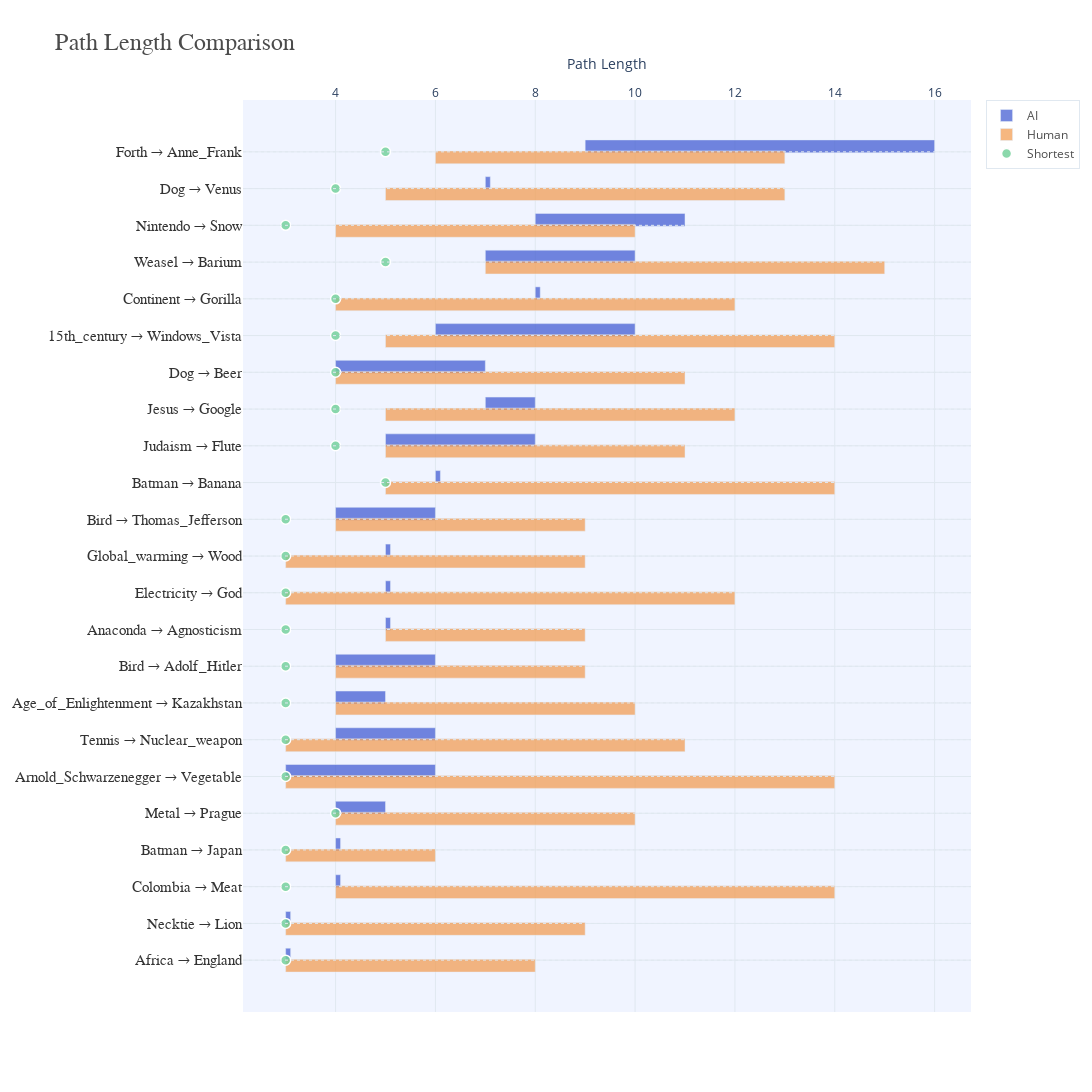

Source (notebook cell):
### Code cell
import plotly.graph_objects as go
import numpy as np

# Parameters
sample_fraction = 0.15  # Fraction of sublists to select
outlier_threshold = 2  # Factor of the mean to use as the outlier threshold
fixed_height_per_pair = 50  # Fixed height for each pair in pixels
fixed_width = 1400  # Fixed width for the figure
x_jitter_offset = 0.025  # Small horizontal shift to avoid overlapping
seed = 58
np.random.seed(seed)
y_offset = 0.15

# Standard Colors
PRIMARY_BLUE = "#3A55D1"  # AI paths
SOFT_ORANGE = "#F2994A"   # Human paths
LIGHT_GREEN = "#6FCF97"   # Shortest paths
BACKGROUND = "#F0F4FF"    # Plot background
LIGHT_GRAY = "#E0E8F0"    # Grid lines

# Helper function to filter out large values within a sublist
def filter_outliers(data, threshold):
    mean = np.mean(data)
    return [x for x in data if x <= mean * threshold]

# Sample indices first and preserve original order
def sample_indices(data, fraction):
    total = len(data)
    num_samples = max(1, int(total * fraction))
    sampled_indices = sorted(np.random.choice(total, num_samples, replace=False))
    return sampled_indices

# Sample the indices
sampled_indices = sample_indices(sorted_ai_path_len, sample_fraction)

# Filter all paths using the same sampled indices
aligned_ai_path_len = [filter_outliers(sorted_ai_path_len[i], outlier_threshold) for i in sampled_indices]
aligned_human_path_len = [filter_outliers(sorted_human_path_len[i], outlier_threshold) for i in sampled_indices]
aligned_shortest_path_len = [sorted_shortest_path_len[i] for i in sampled_indices]
selected_ori_dest = [sorted_ori_dest[i] for i in sampled_indices]

# Assign y-positions for alignment
y_positions = np.arange(len(sampled_indices))

# Adjust figure height
total_height = fixed_height_per_pair * len(y_positions)

# Create the Plotly figure
fig = go.Figure()

# Add grey reference lines for each pair
for y in y_positions:
    fig.add_shape(
        type="line",
        x0=0, x1=1, y0=y, y1=y,
        xref="paper", yref="y",
        line=dict(color=LIGHT_GRAY, width=1, dash="dot")
    )

# Apply horizontal jitter for AI and Human paths
def jitter(data, offset):
    return [x + offset for x in data]

# Helper function to calculate min and max
def calculate_min_max(data):
    """Return min and max of a list."""
    if not data:  # Handle empty lists
        return None, None
    min_val = min(data)
    max_val = max(data)
    return min_val, max_val

# Standard Colors with Transparency
PRIMARY_BLUE = "rgba(58, 85, 209, 0.7)"  # AI paths - Light Blue with opacity
SOFT_ORANGE = "rgba(242, 153, 74, 0.7)"  # Human paths - Soft Orange with opacity
LIGHT_GREEN = "rgba(111, 207, 151, 0.8)" # Shortest paths - Light Green with slight opacity
BACKGROUND = "#F0F4FF"                   # Plot background
LIGHT_GRAY = "#E0E8F0"                   # Grid lines



# Plot AI paths
for y, lengths in zip(y_positions, aligned_ai_path_len):
    if lengths:
        min_val, max_val = calculate_min_max(lengths)
        median_val = np.median(lengths)  # Calculate median
        if min_val is not None:
            plot_max_val = max_val if max_val > min_val else min_val + 0.1
            fig.add_trace(go.Bar(
                x=[plot_max_val - min_val],
                y=[y + y_offset],
                base=min_val,
                name="AI",
                marker=dict(color=PRIMARY_BLUE),
                orientation='h',
                width=0.35,
                hovertemplate=f"<b>Min:</b> {min_val}<br>"
                              f"<b>Median:</b> {median_val}<br>"
                              f"<b>Max:</b> {max_val}<extra></extra>",
                showlegend=bool(y == 0)
            ))

# Plot Human paths
for y, lengths in zip(y_positions, aligned_human_path_len):
    if lengths:
        min_val, max_val = calculate_min_max(lengths)
        median_val = np.median(lengths)  # Calculate median
        if min_val is not None:
            plot_max_val = max_val if max_val > min_val else min_val + 0.1
            fig.add_trace(go.Bar(
                x=[plot_max_val - min_val],
                y=[y - y_offset],
                base=min_val,
                name="Human",
                marker=dict(color=SOFT_ORANGE),
                orientation='h',
                width=0.35,
                hovertemplate=f"<b>Min:</b> {min_val}<br>"
                              f"<b>Median:</b> {median_val}<br>"
                              f"<b>Max:</b> {max_val}<extra></extra>",
                showlegend=bool(y == 0)
            ))


# Plot Shortest paths
for y, lengths in zip(y_positions, aligned_shortest_path_len):
    if lengths:
        fig.add_trace(go.Scatter(
            x=lengths,
            y=[y] * len(lengths),
            mode='markers',
            name="Shortest",
            marker=dict(color=LIGHT_GREEN, size=10, line=dict(color="white", width=1.5)),
            hovertemplate=f"<b>Shortest Path Length:</b> {lengths[0]}<extra></extra>",
            showlegend=bool(y == 0)
        ))

# Update layout
fig.update_layout(
    title=dict(
        text="Path Length Comparison",
        font=dict(family="Arial, sans-serif", size=24, color="rgba(0, 0, 0, 0.7)")
    ),
    xaxis=dict(
        title="Path Length",
        title_standoff=10,  # Add space between title and axis
        side="top",  # Move the title to the top
        gridcolor=LIGHT_GRAY,
        zerolinecolor=LIGHT_GRAY
    ),
    yaxis=dict(
        tickvals=y_positions,
        ticktext=[f"{pair[0]} → {pair[1]}" for pair in selected_ori_dest],
        tickangle=0,
        tickfont=dict(size=15, family="Arial, sans-serif", color="rgba(0, 0, 0, 0.8)"),
        gridcolor=LIGHT_GRAY
    ),
    plot_bgcolor=BACKGROUND,
    paper_bgcolor="white",
    width=fixed_width,
    height=total_height,
    showlegend=True,
    legend=dict(
        font=dict(color="rgba(0, 0, 0, 0.7)"),
        bgcolor="white",
        bordercolor=LIGHT_GRAY,
        borderwidth=1
    )
)

# Show the plot
fig.show()

### Figure 1 — Plotly figure (JSON) as saved in the notebook; plotly's stock layout.template omitted (floating-point values rounded to 4 significant figures)
{"data": [{"base": 3, "hovertemplate": "<b>Min:</b> 3<br><b>Median:</b> 3.0<br><b>Max:</b> 3<extra></extra>", "marker": {"color": "rgba(58, 85, 209, 0.7)"}, "name": "AI", "orientation": "h", "showlegend": true, "type": "bar", "width": 0.35, "x": [0.1], "y": [0.15]}, {"base": 3, "hovertemplate": "<b>Min:</b> 3<br><b>Median:</b> 3.0<br><b>Max:</b> 3<extra></extra>", "marker": {"color": "rgba(58, 85, 209, 0.7)"}, "name": "AI", "orientation": "h", "showlegend": false, "type": "bar", "width": 0.35, "x": [0.1], "y": [1.15]}, {"base": 4, "hovertemplate": "<b>Min:</b> 4<br><b>Median:</b> 4.0<br><b>Max:</b> 4<extra></extra>", "marker": {"color": "rgba(58, 85, 209, 0.7)"}, "name": "AI", "orientation": "h", "showlegend": false, "type": "bar", "width": 0.35, "x": [0.1], "y": [2.15]}, {"base": 4, "hovertemplate": "<b>Min:</b> 4<br><b>Median:</b> 4.0<br><b>Max:</b> 4<extra></extra>", "marker": {"color": "rgba(58, 85, 209, 0.7)"}, "name": "AI", "orientation": "h", "showlegend": false, "type": "bar", "width": 0.35, "x": [0.1], "y": [3.15]}, {"base": 4, "hovertemplate": "<b>Min:</b> 4<br><b>Median:</b> 4.0<br><b>Max:</b> 5<extra></extra>", "marker": {"color": "rgba(58, 85, 209, 0.7)"}, "name": "AI", "orientation": "h", "showlegend": false, "type": "bar", "width": 0.35, "x": [1], "y": [4.15]}, {"base": 3, "hovertemplate": "<b>Min:</b> 3<br><b>Median:</b> 5.0<br><b>Max:</b> 6<extra></extra>", "marker": {"color": "rgba(58, 85, 209, 0.7)"}, "name": "AI", "orientation": "h", "showlegend": false, "type": "bar", "width": 0.35, "x": [3], "y": [5.15]}, {"base": 4, "hovertemplate": "<b>Min:</b> 4<br><b>Median:</b> 4.0<br><b>Max:</b> 6<extra></extra>", "marker": {"color": "rgba(58, 85, 209, 0.7)"}, "name": "AI", "orientation": "h", "showlegend": false, "type": "bar", "width": 0.35, "x": [2], "y": [6.15]}, {"base": 4, "hovertemplate": "<b>Min:</b> 4<br><b>Median:</b> 5.0<br><b>Max:</b> 5<extra></extra>", "marker": {"color": "rgba(58, 85, 209, 0.7)"}, "name": "AI", "orientation": "h", "showlegend": false, "type": "bar", "width": 0.35, "x": [1], "y": [7.15]}, {"base": 4, "hovertemplate": "<b>Min:</b> 4<br><b>Median:</b> 5.0<br><b>Max:</b> 6<extra></extra>", "marker": {"color": "rgba(58, 85, 209, 0.7)"}, "name": "AI", "orientation": "h", "showlegend": false, "type": "bar", "width": 0.35, "x": [2], "y": [8.15]}, {"base": 5, "hovertemplate": "<b>Min:</b> 5<br><b>Median:</b> 5.0<br><b>Max:</b> 5<extra></extra>", "marker": {"color": "rgba(58, 85, 209, 0.7)"}, "name": "AI", "orientation": "h", "showlegend": false, "type": "bar", "width": 0.35, "x": [0.1], "y": [9.15]}, {"base": 5, "hovertemplate": "<b>Min:</b> 5<br><b>Median:</b> 5.0<br><b>Max:</b> 5<extra></extra>", "marker": {"color": "rgba(58, 85, 209, 0.7)"}, "name": "AI", "orientation": "h", "showlegend": false, "type": "bar", "width": 0.35, "x": [0.1], "y": [10.15]}, {"base": 5, "hovertemplate": "<b>Min:</b> 5<br><b>Median:</b> 5.0<br><b>Max:</b> 5<extra></extra>", "marker": {"color": "rgba(58, 85, 209, 0.7)"}, "name": "AI", "orientation": "h", "showlegend": false, "type": "bar", "width": 0.35, "x": [0.1], "y": [11.15]}, {"base": 4, "hovertemplate": "<b>Min:</b> 4<br><b>Median:</b> 6.0<br><b>Max:</b> 6<extra></extra>", "marker": {"color": "rgba(58, 85, 209, 0.7)"}, "name": "AI", "orientation": "h", "showlegend": false, "type": "bar", "width": 0.35, "x": [2], "y": [12.15]}, {"base": 6, "hovertemplate": "<b>Min:</b> 6<br><b>Median:</b> 6.0<br><b>Max:</b> 6<extra></extra>", "marker": {"color": "rgba(58, 85, 209, 0.7)"}, "name": "AI", "orientation": "h", "showlegend": false, "type": "bar", "width": 0.35, "x": [0.1], "y": [13.15]}, {"base": 5, "hovertemplate": "<b>Min:</b> 5<br><b>Median:</b> 6.0<br><b>Max:</b> 8<extra></extra>", "marker": {"color": "rgba(58, 85, 209, 0.7)"}, "name": "AI", "orientation": "h", "showlegend": false, "type": "bar", "width": 0.35, "x": [3], "y": [14.15]}, {"base": 7, "hovertemplate": "<b>Min:</b> 7<br><b>Median:</b> 7.0<br><b>Max:</b> 8<extra></extra>", "marker": {"color": "rgba(58, 85, 209, 0.7)"}, "name": "AI", "orientation": "h", "showlegend": false, "type": "bar", "width": 0.35, "x": [1], "y": [15.15]}, {"base": 4, "hovertemplate": "<b>Min:</b> 4<br><b>Median:</b> 5.5<br><b>Max:</b> 7<extra></extra>", "marker": {"color": "rgba(58, 85, 209, 0.7)"}, "name": "AI", "orientation": "h", "showlegend": false, "type": "bar", "width": 0.35, "x": [3], "y": [16.15]}, {"base": 6, "hovertemplate": "<b>Min:</b> 6<br><b>Median:</b> 7.0<br><b>Max:</b> 10<extra></extra>", "marker": {"color": "rgba(58, 85, 209, 0.7)"}, "name": "AI", "orientation": "h", "showlegend": false, "type": "bar", "width": 0.35, "x": [4], "y": [17.15]}, {"base": 8, "hovertemplate": "<b>Min:</b> 8<br><b>Median:</b> 8.0<br><b>Max:</b> 8<extra></extra>", "marker": {"color": "rgba(58, 85, 209, 0.7)"}, "name": "AI", "orientation": "h", "showlegend": false, "type": "bar", "width": 0.35, "x": [0.1], "y": [18.15]}, {"base": 7, "hovertemplate": "<b>Min:</b> 7<br><b>Median:</b> 9.0<br><b>Max:</b> 10<extra></extra>", "marker": {"color": "rgba(58, 85, 209, 0.7)"}, "name": "AI", "orientation": "h", "showlegend": false, "type": "bar", "width": 0.35, "x": [3], "y": [19.15]}, {"base": 8, "hovertemplate": "<b>Min:</b> 8<br><b>Median:</b> 9.5<br><b>Max:</b> 11<extra></extra>", "marker": {"color": "rgba(58, 85, 209, 0.7)"}, "name": "AI", "orientation": "h", "showlegend": false, "type": "bar", "width": 0.35, "x": [3], "y": [20.15]}, {"base": 7, "hovertemplate": "<b>Min:</b> 7<br><b>Median:</b> 7.0<br><b>Max:</b> 7<extra></extra>", "marker": {"color": "rgba(58, 85, 209, 0.7)"}, "name": "AI", "orientation": "h", "showlegend": false, "type": "bar", "width": 0.35, "x": [0.1], "y": [21.15]}, {"base": 9, "hovertemplate": "<b>Min:</b> 9<br><b>Median:</b> 13.0<br><b>Max:</b> 16<extra></extra>", "marker": {"color": "rgba(58, 85, 209, 0.7)"}, "name": "AI", "orientation": "h", "showlegend": false, "type": "bar", "width": 0.35, "x": [7], "y": [22.15]}, {"base": 3, "hovertemplate": "<b>Min:</b> 3<br><b>Median:</b> 4.0<br><b>Max:</b> 8<extra></extra>", "marker": {"color": "rgba(242, 153, 74, 0.7)"}, "name": "Human", "orientation": "h", "showlegend": true, "type": "bar", "width": 0.35, "x": [5], "y": [-0.15]}, {"base": 3, "hovertemplate": "<b>Min:</b> 3<br><b>Median:</b> 4.0<br><b>Max:</b> 9<extra></extra>", "marker": {"color": "rgba(242, 153, 74, 0.7)"}, "name": "Human", "orientation": "h", "showlegend": false, "type": "bar", "width": 0.35, "x": [6], "y": [0.85]}, {"base": 4, "hovertemplate": "<b>Min:</b> 4<br><b>Median:</b> 8.0<br><b>Max:</b> 14<extra></extra>", "marker": {"color": "rgba(242, 153, 74, 0.7)"}, "name": "Human", "orientation": "h", "showlegend": false, "type": "bar", "width": 0.35, "x": [10], "y": [1.85]}, {"base": 3, "hovertemplate": "<b>Min:</b> 3<br><b>Median:</b> 4.0<br><b>Max:</b> 6<extra></extra>", "marker": {"color": "rgba(242, 153, 74, 0.7)"}, "name": "Human", "orientation": "h", "showlegend": false, "type": "bar", "width": 0.35, "x": [3], "y": [2.85]}, {"base": 4, "hovertemplate": "<b>Min:</b> 4<br><b>Median:</b> 7.0<br><b>Max:</b> 10<extra></extra>", "marker": {"color": "rgba(242, 153, 74, 0.7)"}, "name": "Human", "orientation": "h", "showlegend": false, "type": "bar", "width": 0.35, "x": [6], "y": [3.85]}, {"base": 3, "hovertemplate": "<b>Min:</b> 3<br><b>Median:</b> 7.0<br><b>Max:</b> 14<extra></extra>", "marker": {"color": "rgba(242, 153, 74, 0.7)"}, "name": "Human", "orientation": "h", "showlegend": false, "type": "bar", "width": 0.35, "x": [11], "y": [4.85]}, {"base": 3, "hovertemplate": "<b>Min:</b> 3<br><b>Median:</b> 5.0<br><b>Max:</b> 11<extra></extra>", "marker": {"color": "rgba(242, 153, 74, 0.7)"}, "name": "Human", "orientation": "h", "showlegend": false, "type": "bar", "width": 0.35, "x": [8], "y": [5.85]}, {"base": 4, "hovertemplate": "<b>Min:</b> 4<br><b>Median:</b> 6.0<br><b>Max:</b> 10<extra></extra>", "marker": {"color": "rgba(242, 153, 74, 0.7)"}, "name": "Human", "orientation": "h", "showlegend": false, "type": "bar", "width": 0.35, "x": [6], "y": [6.85]}, {"base": 4, "hovertemplate": "<b>Min:</b> 4<br><b>Median:</b> 5.0<br><b>Max:</b> 9<extra></extra>", "marker": {"color": "rgba(242, 153, 74, 0.7)"}, "name": "Human", "orientation": "h", "showlegend": false, "type": "bar", "width": 0.35, "x": [5], "y": [7.85]}, {"base": 5, "hovertemplate": "<b>Min:</b> 5<br><b>Median:</b> 6.0<br><b>Max:</b> 9<extra></extra>", "marker": {"color": "rgba(242, 153, 74, 0.7)"}, "name": "Human", "orientation": "h", "showlegend": false, "type": "bar", "width": 0.35, "x": [4], "y": [8.85]}, {"base": 3, "hovertemplate": "<b>Min:</b> 3<br><b>Median:</b> 6.0<br><b>Max:</b> 12<extra></extra>", "marker": {"color": "rgba(242, 153, 74, 0.7)"}, "name": "Human", "orientation": "h", "showlegend": false, "type": "bar", "width": 0.35, "x": [9], "y": [9.85]}, {"base": 3, "hovertemplate": "<b>Min:</b> 3<br><b>Median:</b> 5.5<br><b>Max:</b> 9<extra></extra>", "marker": {"color": "rgba(242, 153, 74, 0.7)"}, "name": "Human", "orientation": "h", "showlegend": false, "type": "bar", "width": 0.35, "x": [6], "y": [10.85]}, {"base": 4, "hovertemplate": "<b>Min:</b> 4<br><b>Median:</b> 5.0<br><b>Max:</b> 9<extra></extra>", "marker": {"color": "rgba(242, 153, 74, 0.7)"}, "name": "Human", "orientation": "h", "showlegend": false, "type": "bar", "width": 0.35, "x": [5], "y": [11.85]}, {"base": 5, "hovertemplate": "<b>Min:</b> 5<br><b>Median:</b> 6.0<br><b>Max:</b> 14<extra></extra>", "marker": {"color": "rgba(242, 153, 74, 0.7)"}, "name": "Human", "orientation": "h", "showlegend": false, "type": "bar", "width": 0.35, "x": [9], "y": [12.85]}, {"base": 5, "hovertemplate": "<b>Min:</b> 5<br><b>Median:</b> 7.5<br><b>Max:</b> 11<extra></extra>", "marker": {"color": "rgba(242, 153, 74, 0.7)"}, "name": "Human", "orientation": "h", "showlegend": false, "type": "bar", "width": 0.35, "x": [6], "y": [13.85]}, {"base": 5, "hovertemplate": "<b>Min:</b> 5<br><b>Median:</b> 7.5<br><b>Max:</b> 12<extra></extra>", "marker": {"color": "rgba(242, 153, 74, 0.7)"}, "name": "Human", "orientation": "h", "showlegend": false, "type": "bar", "width": 0.35, "x": [7], "y": [14.85]}, {"base": 4, "hovertemplate": "<b>Min:</b> 4<br><b>Median:</b> 5.0<br><b>Max:</b> 11<extra></extra>", "marker": {"color": "rgba(242, 153, 74, 0.7)"}, "name": "Human", "orientation": "h", "showlegend": false, "type": "bar", "width": 0.35, "x": [7], "y": [15.85]}, {"base": 5, "hovertemplate": "<b>Min:</b> 5<br><b>Median:</b> 6.0<br><b>Max:</b> 14<extra></extra>", "marker": {"color": "rgba(242, 153, 74, 0.7)"}, "name": "Human", "orientation": "h", "showlegend": false, "type": "bar", "width": 0.35, "x": [9], "y": [16.85]}, {"base": 4, "hovertemplate": "<b>Min:</b> 4<br><b>Median:</b> 7.0<br><b>Max:</b> 12<extra></extra>", "marker": {"color": "rgba(242, 153, 74, 0.7)"}, "name": "Human", "orientation": "h", "showlegend": false, "type": "bar", "width": 0.35, "x": [8], "y": [17.85]}, {"base": 7, "hovertemplate": "<b>Min:</b> 7<br><b>Median:</b> 8.5<br><b>Max:</b> 15<extra></extra>", "marker": {"color": "rgba(242, 153, 74, 0.7)"}, "name": "Human", "orientation": "h", "showlegend": false, "type": "bar", "width": 0.35, "x": [8], "y": [18.85]}, {"base": 4, "hovertemplate": "<b>Min:</b> 4<br><b>Median:</b> 5.0<br><b>Max:</b> 10<extra></extra>", "marker": {"color": "rgba(242, 153, 74, 0.7)"}, "name": "Human", "orientation": "h", "showlegend": false, "type": "bar", "width": 0.35, "x": [6], "y": [19.85]}, {"base": 5, "hovertemplate": "<b>Min:</b> 5<br><b>Median:</b> 6.0<br><b>Max:</b> 13<extra></extra>", "marker": {"color": "rgba(242, 153, 74, 0.7)"}, "name": "Human", "orientation": "h", "showlegend": false, "type": "bar", "width": 0.35, "x": [8], "y": [20.85]}, {"base": 6, "hovertemplate": "<b>Min:</b> 6<br><b>Median:</b> 9.0<br><b>Max:</b> 13<extra></extra>", "marker": {"color": "rgba(242, 153, 74, 0.7)"}, "name": "Human", "orientation": "h", "showlegend": false, "type": "bar", "width": 0.35, "x": [7], "y": [21.85]}, {"hovertemplate": "<b>Shortest Path Length:</b> 3<extra></extra>", "marker": {"color": "rgba(111, 207, 151, 0.8)", "line": {"color": "white", "width": 1.5}, "size": 10}, "mode": "markers", "name": "Shortest", "showlegend": true, "type": "scatter", "x": [3], "y": [0]}, {"hovertemplate": "<b>Shortest Path Length:</b> 3<extra></extra>", "marker": {"color": "rgba(111, 207, 151, 0.8)", "line": {"color": "white", "width": 1.5}, "size": 10}, "mode": "markers", "name": "Shortest", "showlegend": false, "type": "scatter", "x": [3], "y": [1]}, {"hovertemplate": "<b>Shortest Path Length:</b> 3<extra></extra>", "marker": {"color": "rgba(111, 207, 151, 0.8)", "line": {"color": "white", "width": 1.5}, "size": 10}, "mode": "markers", "name": "Shortest", "showlegend": false, "type": "scatter", "x": [3], "y": [2]}, {"hovertemplate": "<b>Shortest Path Length:</b> 3<extra></extra>", "marker": {"color": "rgba(111, 207, 151, 0.8)", "line": {"color": "white", "width": 1.5}, "size": 10}, "mode": "markers", "name": "Shortest", "showlegend": false, "type": "scatter", "x": [3], "y": [3]}, {"hovertemplate": "<b>Shortest Path Length:</b> 4<extra></extra>", "marker": {"color": "rgba(111, 207, 151, 0.8)", "line": {"color": "white", "width": 1.5}, "size": 10}, "mode": "markers", "name": "Shortest", "showlegend": false, "type": "scatter", "x": [4], "y": [4]}, {"hovertemplate": "<b>Shortest Path Length:</b> 3<extra></extra>", "marker": {"color": "rgba(111, 207, 151, 0.8)", "line": {"color": "white", "width": 1.5}, "size": 10}, "mode": "markers", "name": "Shortest", "showlegend": false, "type": "scatter", "x": [3], "y": [5]}, {"hovertemplate": "<b>Shortest Path Length:</b> 3<extra></extra>", "marker": {"color": "rgba(111, 207, 151, 0.8)", "line": {"color": "white", "width": 1.5}, "size": 10}, "mode": "markers", "name": "Shortest", "showlegend": false, "type": "scatter", "x": [3], "y": [6]}, {"hovertemplate": "<b>Shortest Path Length:</b> 3<extra></extra>", "marker": {"color": "rgba(111, 207, 151, 0.8)", "line": {"color": "white", "width": 1.5}, "size": 10}, "mode": "markers", "name": "Shortest", "showlegend": false, "type": "scatter", "x": [3], "y": [7]}, {"hovertemplate": "<b>Shortest Path Length:</b> 3<extra></extra>", "marker": {"color": "rgba(111, 207, 151, 0.8)", "line": {"color": "white", "width": 1.5}, "size": 10}, "mode": "markers", "name": "Shortest", "showlegend": false, "type": "scatter", "x": [3], "y": [8]}, {"hovertemplate": "<b>Shortest Path Length:</b> 3<extra></extra>", "marker": {"color": "rgba(111, 207, 151, 0.8)", "line": {"color": "white", "width": 1.5}, "size": 10}, "mode": "markers", "name": "Shortest", "showlegend": false, "type": "scatter", "x": [3], "y": [9]}, {"hovertemplate": "<b>Shortest Path Length:</b> 3<extra></extra>", "marker": {"color": "rgba(111, 207, 151, 0.8)", "line": {"color": "white", "width": 1.5}, "size": 10}, "mode": "markers", "name": "Shortest", "showlegend": false, "type": "scatter", "x": [3], "y": [10]}, {"hovertemplate": "<b>Shortest Path Length:</b> 3<extra></extra>", "marker": {"color": "rgba(111, 207, 151, 0.8)", "line": {"color": "white", "width": 1.5}, "size": 10}, "mode": "markers", "name": "Shortest", "showlegend": false, "type": "scatter", "x": [3], "y": [11]}, {"hovertemplate": "<b>Shortest Path Length:</b> 3<extra></extra>", "marker": {"color": "rgba(111, 207, 151, 0.8)", "line": {"color": "white", "width": 1.5}, "size": 10}, "mode": "markers", "name": "Shortest", "showlegend": false, "type": "scatter", "x": [3], "y": [12]}, {"hovertemplate": "<b>Shortest Path Length:</b> 5<extra></extra>", "marker": {"color": "rgba(111, 207, 151, 0.8)", "line": {"color": "white", "width": 1.5}, "size": 10}, "mode": "markers", "name": "Shortest", "showlegend": false, "type": "scatter", "x": [5], "y": [13]}, {"hovertemplate": "<b>Shortest Path Length:</b> 4<extra></extra>", "marker": {"color": "rgba(111, 207, 151, 0.8)", "line": {"color": "white", "width": 1.5}, "size": 10}, "mode": "markers", "name": "Shortest", "showlegend": false, "type": "scatter", "x": [4], "y": [14]}, {"hovertemplate": "<b>Shortest Path Length:</b> 4<extra></extra>", "marker": {"color": "rgba(111, 207, 151, 0.8)", "line": {"color": "white", "width": 1.5}, "size": 10}, "mode": "markers", "name": "Shortest", "showlegend": false, "type": "scatter", "x": [4], "y": [15]}, {"hovertemplate": "<b>Shortest Path Length:</b> 4<extra></extra>", "marker": {"color": "rgba(111, 207, 151, 0.8)", "line": {"color": "white", "width": 1.5}, "size": 10}, "mode": "markers", "name": "Shortest", "showlegend": false, "type": "scatter", "x": [4], "y": [16]}, {"hovertemplate": "<b>Shortest Path Length:</b> 4<extra></extra>", "marker": {"color": "rgba(111, 207, 151, 0.8)", "line": {"color": "white", "width": 1.5}, "size": 10}, "mode": "markers", "name": "Shortest", "showlegend": false, "type": "scatter", "x": [4], "y": [17]}, {"hovertemplate": "<b>Shortest Path Length:</b> 4<extra></extra>", "marker": {"color": "rgba(111, 207, 151, 0.8)", "line": {"color": "white", "width": 1.5}, "size": 10}, "mode": "markers", "name": "Shortest", "showlegend": false, "type": "scatter", "x": [4], "y": [18]}, {"hovertemplate": "<b>Shortest Path Length:</b> 5<extra></extra>", "marker": {"color": "rgba(111, 207, 151, 0.8)", "line": {"color": "white", "width": 1.5}, "size": 10}, "mode": "markers", "name": "Shortest", "showlegend": false, "type": "scatter", "x": [5], "y": [19]}, {"hovertemplate": "<b>Shortest Path Length:</b> 3<extra></extra>", "marker": {"color": "rgba(111, 207, 151, 0.8)", "line": {"color": "white", "width": 1.5}, "size": 10}, "mode": "markers", "name": "Shortest", "showlegend": false, "type": "scatter", "x": [3], "y": [20]}, {"hovertemplate": "<b>Shortest Path Length:</b> 4<extra></extra>", "marker": {"color": "rgba(111, 207, 151, 0.8)", "line": {"color": "white", "width": 1.5}, "size": 10}, "mode": "markers", "name": "Shortest", "showlegend": false, "type": "scatter", "x": [4], "y": [21]}, {"hovertemplate": "<b>Shortest Path Length:</b> 5<extra></extra>", "marker": {"color": "rgba(111, 207, 151, 0.8)", "line": {"color": "white", "width": 1.5}, "size": 10}, "mode": "markers", "name": "Shortest", "showlegend": false, "type": "scatter", "x": [5], "y": [22]}], "layout": {"height": 1150, "legend": {"bgcolor": "white", "bordercolor": "#E0E8F0", "borderwidth": 1, "font": {"color": "rgba(0, 0, 0, 0.7)"}}, "paper_bgcolor": "white", "plot_bgcolor": "#F0F4FF", "shapes": [{"line": {"color": "#E0E8F0", "dash": "dot", "width": 1}, "type": "line", "x0": 0, "x1": 1, "xref": "paper", "y0": 0, "y1": 0, "yref": "y"}, {"line": {"color": "#E0E8F0", "dash": "dot", "width": 1}, "type": "line", "x0": 0, "x1": 1, "xref": "paper", "y0": 1, "y1": 1, "yref": "y"}, {"line": {"color": "#E0E8F0", "dash": "dot", "width": 1}, "type": "line", "x0": 0, "x1": 1, "xref": "paper", "y0": 2, "y1": 2, "yref": "y"}, {"line": {"color": "#E0E8F0", "dash": "dot", "width": 1}, "type": "line", "x0": 0, "x1": 1, "xref": "paper", "y0": 3, "y1": 3, "yref": "y"}, {"line": {"color": "#E0E8F0", "dash": "dot", "width": 1}, "type": "line", "x0": 0, "x1": 1, "xref": "paper", "y0": 4, "y1": 4, "yref": "y"}, {"line": {"color": "#E0E8F0", "dash": "dot", "width": 1}, "type": "line", "x0": 0, "x1": 1, "xref": "paper", "y0": 5, "y1": 5, "yref": "y"}, {"line": {"color": "#E0E8F0", "dash": "dot", "width": 1}, "type": "line", "x0": 0, "x1": 1, "xref": "paper", "y0": 6, "y1": 6, "yref": "y"}, {"line": {"color": "#E0E8F0", "dash": "dot", "width": 1}, "type": "line", "x0": 0, "x1": 1, "xref": "paper", "y0": 7, "y1": 7, "yref": "y"}, {"line": {"color": "#E0E8F0", "dash": "dot", "width": 1}, "type": "line", "x0": 0, "x1": 1, "xref": "paper", "y0": 8, "y1": 8, "yref": "y"}, {"line": {"color": "#E0E8F0", "dash": "dot", "width": 1}, "type": "line", "x0": 0, "x1": 1, "xref": "paper", "y0": 9, "y1": 9, "yref": "y"}, {"line": {"color": "#E0E8F0", "dash": "dot", "width": 1}, "type": "line", "x0": 0, "x1": 1, "xref": "paper", "y0": 10, "y1": 10, "yref": "y"}, {"line": {"color": "#E0E8F0", "dash": "dot", "width": 1}, "type": "line", "x0": 0, "x1": 1, "xref": "paper", "y0": 11, "y1": 11, "yref": "y"}, {"line": {"color": "#E0E8F0", "dash": "dot", "width": 1}, "type": "line", "x0": 0, "x1": 1, "xref": "paper", "y0": 12, "y1": 12, "yref": "y"}, {"line": {"color": "#E0E8F0", "dash": "dot", "width": 1}, "type": "line", "x0": 0, "x1": 1, "xref": "paper", "y0": 13, "y1": 13, "yref": "y"}, {"line": {"color": "#E0E8F0", "dash": "dot", "width": 1}, "type": "line", "x0": 0, "x1": 1, "xref": "paper", "y0": 14, "y1": 14, "yref": "y"}, {"line": {"color": "#E0E8F0", "dash": "dot", "width": 1}, "type": "line", "x0": 0, "x1": 1, "xref": "paper", "y0": 15, "y1": 15, "yref": "y"}, {"line": {"color": "#E0E8F0", "dash": "dot", "width": 1}, "type": "line", "x0": 0, "x1": 1, "xref": "paper", "y0": 16, "y1": 16, "yref": "y"}, {"line": {"color": "#E0E8F0", "dash": "dot", "width": 1}, "type": "line", "x0": 0, "x1": 1, "xref": "paper", "y0": 17, "y1": 17, "yref": "y"}, {"line": {"color": "#E0E8F0", "dash": "dot", "width": 1}, "type": "line", "x0": 0, "x1": 1, "xref": "paper", "y0": 18, "y1": 18, "yref": "y"}, {"line": {"color": "#E0E8F0", "dash": "dot", "width": 1}, "type": "line", "x0": 0, "x1": 1, "xref": "paper", "y0": 19, "y1": 19, "yref": "y"}, {"line": {"color": "#E0E8F0", "dash": "dot", "width": 1}, "type": "line", "x0": 0, "x1": 1, "xref": "paper", "y0": 20, "y1": 20, "yref": "y"}, {"line": {"color": "#E0E8F0", "dash": "dot", "width": 1}, "type": "line", "x0": 0, "x1": 1, "xref": "paper", "y0": 21, "y1": 21, "yref": "y"}, {"line": {"color": "#E0E8F0", "dash": "dot", "width": 1}, "type": "line", "x0": 0, "x1": 1, "xref": "paper", "y0": 22, "y1": 22, "yref": "y"}], "showlegend": true, "title": {"font": {"color": "rgba(0, 0, 0, 0.7)", "family": "Arial, sans-serif", "size": 24}, "text": "Path Length Comparison"}, "width": 1400, "xaxis": {"gridcolor": "#E0E8F0", "side": "top", "title": {"standoff": 10, "text": "Path Length"}, "zerolinecolor": "#E0E8F0"}, "yaxis": {"gridcolor": "#E0E8F0", "tickangle": 0, "tickfont": {"color": "rgba(0, 0, 0, 0.8)", "family": "Arial, sans-serif", "size": 15}, "ticktext": ["Africa → England", "Necktie → Lion", "Colombia → Meat", "Batman → Japan", "Metal → Prague", "Arnold_Schwarzenegger → Vegetable", "Tennis → Nuclear_weapon", "Age_of_Enlightenment → Kazakhstan", "Bird → Adolf_Hitler", "Anaconda → Agnosticism", "Electricity → God", "Global_warming → Wood", "Bird → Thomas_Jefferson", "Batman → Banana", "Judaism → Flute", "Jesus → Google", "Dog → Beer", "15th_century → Windows_Vista", "Continent → Gorilla", "Weasel → Barium", "Nintendo → Snow", "Dog → Venus", "Forth → Anne_Frank"], "tickvals": [0, 1, 2, 3, 4, 5, 6, 7, 8, 9, 10, 11, 12, 13, 14, 15, 16, 17, 18, 19, 20, 21, 22]}}}
